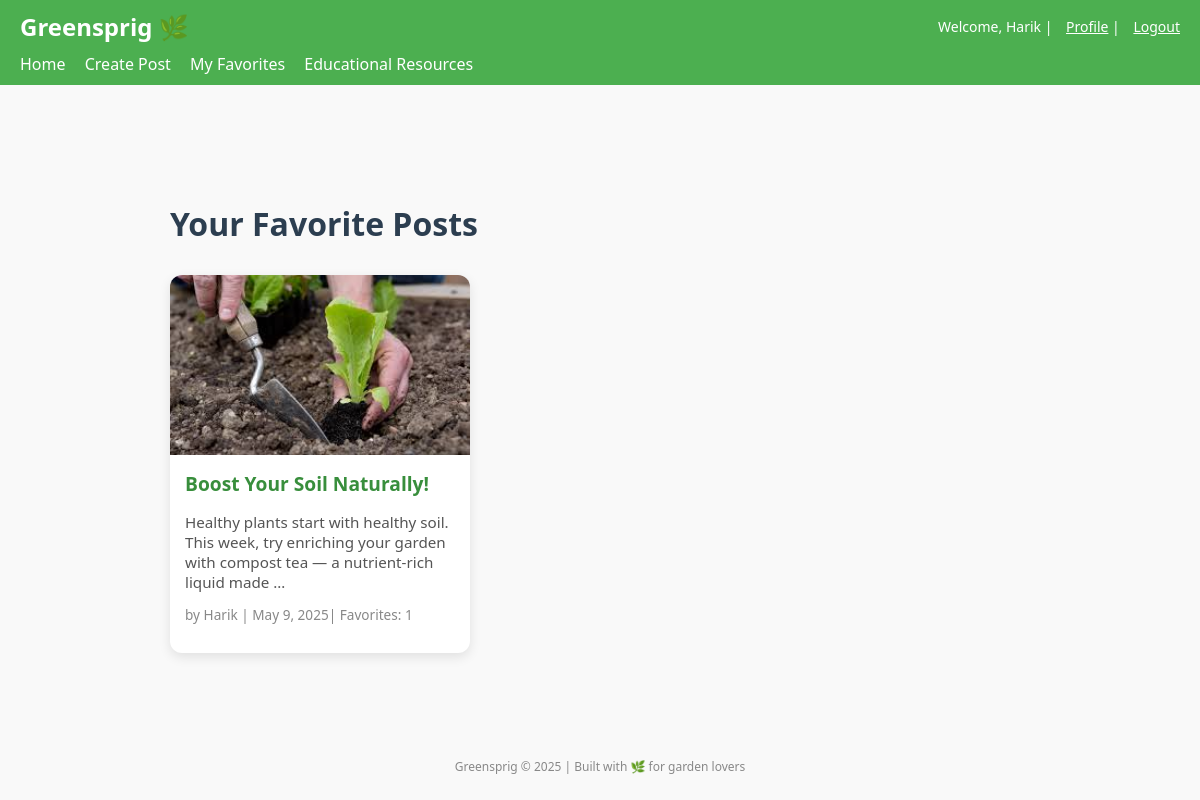
Screenshot of /favorites/ (signed in) with the database file from the repository.
### plants/models.py (models this page shows, shortened)
class Post(models.Model):
    title = models.CharField(max_length=100)
    content = models.TextField()
    author = models.ForeignKey(User, on_delete=models.CASCADE)
    image = models.ImageField(upload_to='post_images/', blank=True, null=True)  # New field
    likes = models.ManyToManyField(User, related_name='liked_posts', blank=True)  # New
    created_at = models.DateTimeField(auto_now_add=True)
    categories = models.ForeignKey(Category, on_delete=models.SET_NULL, null=True, blank=True)
    tags = TaggableManager()

### plants/views.py (the view)
# urls.py: path('favorites/', views.favorite_posts, name='favorite_posts'),
@login_required
def favorite_posts(request):
    favorites = Favorite.objects.filter(user=request.user).select_related('post')
    post_ids = favorites.values_list('post_id', flat=True)
    posts = Post.objects.filter(id__in=post_ids).annotate(favorites_count=Count('favorites'))
    return render(request, 'favorites.html', {'posts': posts})

### plants/templates/favorites.html (shortened to what this page needs)
{% extends 'base.html' %}
{% block content %}
  <section class="favorites-wrapper">
    <h2>Your Favorite Posts</h2>
    {% if posts %}
      <div class="favorites-grid">
        {% for post in posts %}
          <div class="favorite-card">
            {% if post.image %}
              <img src="{{ post.image.url }}" alt="{{ post.title }}" class="card-image">
            {% endif %}
            <div class="card-body">
              <h3><a href="{% url 'post_detail' pk=post.pk %}">{{ post.title }}</a></h3>
              <p class="card-excerpt">{{ post.content|truncatewords:20 }}</p>
              <p class="card-meta">by {{ post.author.username }} | {{ post.created_at|date:"F j, Y" }}| Favorites: {{ post.favorites_count }}</p>
            </div>
          </div>
        {% endfor %}
      </div>
    {% else %}
      <p>You haven’t favorited any posts yet.</p>
    {% endif %}
  </section>
{% endblock %}

### plants/templates/base.html (shortened to what this page needs)
<!DOCTYPE html>
<html lang="en">
<head>
</head>
<body>
  <header>
    <div class="top-bar">
      <a href="{% url 'home' %}" class="logo">Greensprig 🌿</a>
      <div class="welcome">
        {% if user.is_authenticated %}
          Welcome, {{ user.username }} |
          <a href="{% url 'profile' %}">Profile</a> |
          <a href="{% url 'logout' %}">Logout</a>
        {% else %}
          <a href="{% url 'login' %}">Login</a> |
          <a href="{% url 'signup' %}">Sign Up</a> |
        {% endif %}
      </div>
    </div>
    <nav>
      <a href="{% url 'home' %}">Home</a>
      {% if user.is_authenticated %}
        <a href="{% url 'create_post' %}">Create Post</a>
        <a href="{% url 'favorite_posts' %}">My Favorites</a>
        <a href="{% url 'educational_resources' %}">Educational Resources</a>
      {% endif %}
    </nav>
  </header>
  <main class="content">
    {% block content %}{% endblock %}
  </main>
  <footer>
    Greensprig &copy; 2025 | Built with 🌿 for garden lovers
    <br>
  </footer>
</body>
</html>

### plants/templates/base.html (style rules this page uses)
:root { --primary-color: #4CAF50; --light-gray: #f9f9f9; --text-color: #333; --white: #ffffff; }
body { margin: 0; font-family: 'Segoe UI', Tahoma, Geneva, Verdana, sans-serif; background-color: var(--light-gray); color: var(--text-color); }
header { background-color: var(--primary-color); color: var(--white); padding: 10px 20px; display: flex; flex-direction: column; }
header .top-bar { display: flex; justify-content: space-between; align-items: center; }
header .logo { font-size: 24px; font-weight: bold; text-decoration: none; color: var(--white); }
.welcome { font-size: 14px; }
.welcome a { color: var(--white); margin-left: 10px; text-decoration: underline; }
nav { margin-top: 10px; }
nav a { margin-right: 15px; color: var(--white); text-decoration: none; font-weight: 500; }
.content { padding: 30px 20px; max-width: 900px; margin: 0 auto; }
footer { text-align: center; padding: 15px; font-size: 12px; color: #888; }

### plants/templates/favorites.html (style rules this page uses)
.favorites-wrapper { max-width: 1000px; margin: 40px auto; padding: 20px; }
.favorites-wrapper h2 { font-size: 2rem; color: #2c3e50; margin-bottom: 30px; }
.favorites-grid { display: flex; flex-wrap: wrap; gap: 20px; }
.favorite-card { width: 300px; background-color: #ffffff; border-radius: 12px; box-shadow: 0 4px 12px rgba(0, 0, 0, 0.1); overflow: hidden; display: flex; flex-direction: column; }
.card-image { width: 100%; height: 180px; object-fit: cover; }
.card-body { padding: 15px; }
.card-body h3 { margin: 0 0 10px; font-size: 1.2rem; color: #388e3c; }
.card-body a { text-decoration: none; color: inherit; }
.card-excerpt { font-size: 0.95rem; color: #555; margin-bottom: 10px; }
.card-meta { font-size: 0.85rem; color: #888; }

### rows the page displays
Post: image (picture), title "Boost Your Soil Naturally!", content "Healthy plants start with healthy soil. This week, try enriching your garden with compost tea — a nutrient-rich liquid made …", author.username "Harik", created_at "May 9, 2025", favorites_count "1"

### other values shown
{{ user.username }} "Harik"
